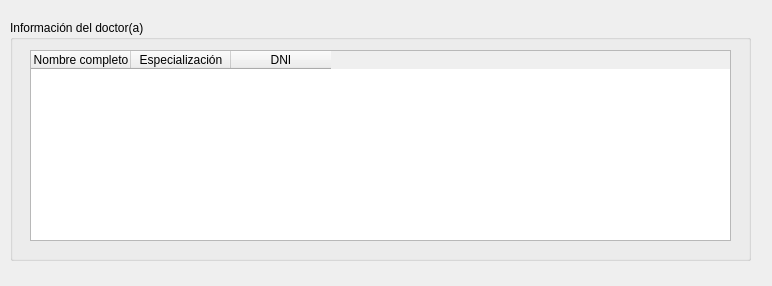
<?xml version="1.0" encoding="UTF-8"?>
<ui version="4.0">
 <class>doctor_info_window</class>
 <widget class="QDialog" name="doctor_info_window">
  <property name="geometry">
   <rect>
    <x>0</x>
    <y>0</y>
    <width>772</width>
    <height>286</height>
   </rect>
  </property>
  <property name="windowTitle">
   <string>Información del doctor(a)</string>
  </property>
  <widget class="QGroupBox" name="doctor_info_section">
   <property name="geometry">
    <rect>
     <x>10</x>
     <y>20</y>
     <width>741</width>
     <height>241</height>
    </rect>
   </property>
   <property name="title">
    <string>Información del doctor(a)</string>
   </property>
   <widget class="QTableWidget" name="doctor_info_table">
    <property name="geometry">
     <rect>
      <x>20</x>
      <y>30</y>
      <width>701</width>
      <height>191</height>
     </rect>
    </property>
    <column>
     <property name="text">
      <string>Nombre completo</string>
     </property>
    </column>
    <column>
     <property name="text">
      <string>Especialización</string>
     </property>
    </column>
    <column>
     <property name="text">
      <string>DNI</string>
     </property>
    </column>
   </widget>
  </widget>
 </widget>
 <resources/>
 <connections/>
</ui>
